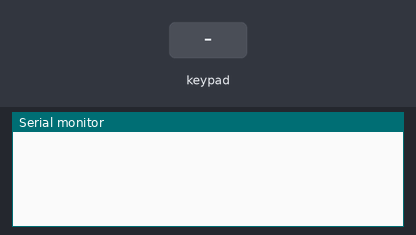
Bench run of a sketch on a simulated Arduino Leonardo, built with avr-gcc and run on an emulated ATmega32U4. Shown: the last lines printed to the serial monitor. The test bench sets the inputs (shaded band). USB keyboard and mouse output is not drawn.

Above: at 1.2 s.
1.3 s: key '1' pressed
At 1.6 s:
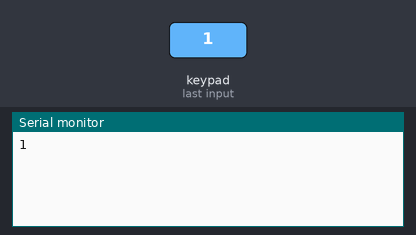
2.8 s: keypad keys 4 5 6 7 # pressed 0.4 s apart
At 5.0 s:
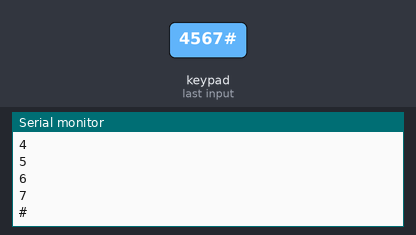
6.3 s: key 'A' pressed
At 7.5 s:
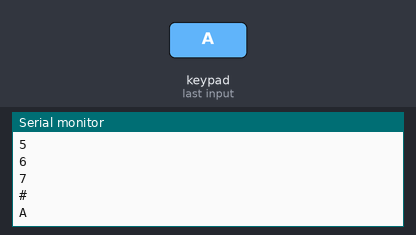
7.8 s: keypad keys 4 5 6 7 * pressed 0.4 s apart
At 10.3 s:
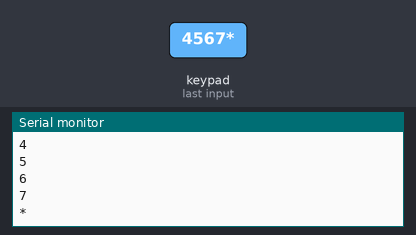
11.3 s: key 'B' pressed
At 12.5 s:
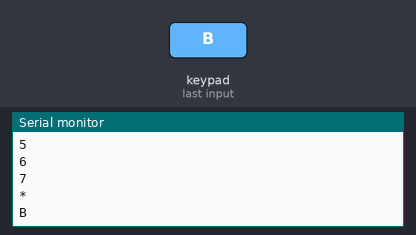
12.8 s: keypad keys 4 5 6 7 D pressed 0.4 s apart
At 15.2 s:
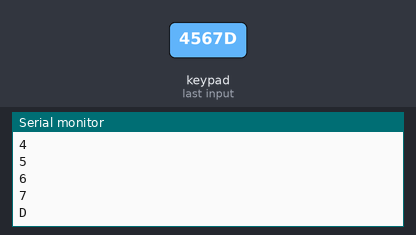
Timing chart, 0 to 16.7 s (numbered marks = the images above; inputs shaded):
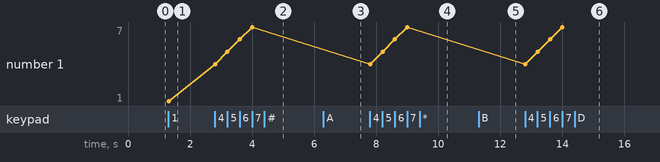

The sketch:

SD_project.ino
```cpp
// pins 4 to 11
// remember to change arduino type to leonardo
//use autoHotKey in windows to execute shortcuts when an specific key is pressed

#include <HID-Project.h>
#include <Keypad.h>

const byte ROWS = 4; //four rows
const byte COLS = 4; //four columns

// the library will return the character inside this array
// when the appropriate button is pressed.
char keys[ROWS][COLS] = {
  {'1', '2', '3', 'A'},
  {'4', '5', '6', 'B'},
  {'7', '8', '9', 'C'},
  {'*', '0', '#', 'D'},
};

byte rowPins[ROWS] = {4, 5, 6, 7}; //connect to the row pinouts of the keypad
byte colPins[COLS] = {8, 9, 10, 11 }; //connect to the column pinouts of the keypad

Keypad keypad = Keypad( makeKeymap(keys), rowPins, colPins, ROWS, COLS );

void setup() {
  Serial.begin(9600);
  Consumer.begin();
  Keyboard.begin();
}

void loop() {
  //Getting the key that was pressed.
  char key = keypad.getKey();

  if (key) {
    Serial.println(key);
    switch (key) {
      case '1':
        Keyboard.println("Key '1' was pressed");
        break;

      case '2':
        Keyboard.println("Key '2' was pressed");
        break;

      case '3':
        // https://github.com/arduino-libraries/Keyboard/blob/master/src/Keyboard.h
        Keyboard.println("Key '3' was pressed");
        break;

      case '4':
        Keyboard.println("Key '4' was pressed");
        break;

      case '5':
        Keyboard.println("Key '5' was pressed");
        break;

      case '6':
        Keyboard.println("Key '6' was pressed");
        break;

      case '7':
        Keyboard.println("Key '7' was pressed");
        break;

      case '8':
        Keyboard.println("Key '8' was pressed");
        break;

      case '9':
        Keyboard.println("Key '9' was pressed");
        break;

      case '0':
        Keyboard.println("Key '0' was pressed");
        break;

      case '*':
        Consumer.write(MEDIA_VOLUME_MUTE);
        break;

      case '#':
       Consumer.write(MEDIA_VOLUME_UP);
       break;

      case 'A':
        // https://github.com/NicoHood/HID/wiki/Consumer-API
        Consumer.write(MEDIA_VOLUME_DOWN);
        break;

      case 'B':
        Consumer.write(MEDIA_PLAY_PAUSE);
        break;

      case 'C':
        Consumer.write(MEDIA_NEXT);
        break;

      case 'D':
        Consumer.write(MEDIA_PREVIOUS);
        break;

    }

    delay(100);
    Keyboard.releaseAll(); // this releases the buttons
  }
}
```

Measured:
- after the input at 1.3 s, the serial monitor: prints a new line at once (image 1)
- after the input at 2.8 s, the serial monitor: prints a new line at once (image 2)
- after the input at 6.3 s, the serial monitor: prints a new line at once (image 3)
- after the input at 7.8 s, the serial monitor: prints a new line at once (image 4)
- after the input at 11.3 s, the serial monitor: prints a new line at once (image 5)
- after the input at 12.8 s, the serial monitor: prints a new line at once (image 6)
- plotted number 1: 1 → 7 after the input at 2.8 s
